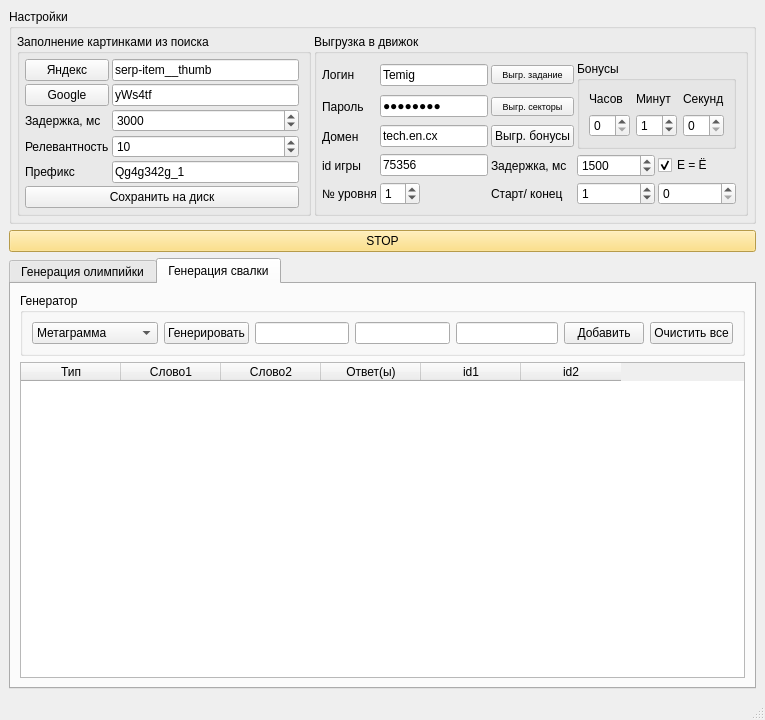
<?xml version="1.0" encoding="UTF-8"?>
<ui version="4.0">
 <class>MainWindow</class>
 <widget class="QMainWindow" name="MainWindow">
  <property name="geometry">
   <rect>
    <x>0</x>
    <y>0</y>
    <width>765</width>
    <height>720</height>
   </rect>
  </property>
  <property name="windowTitle">
   <string>Генератор заданий</string>
  </property>
  <widget class="QWidget" name="centralwidget">
   <layout class="QVBoxLayout" name="verticalLayout">
    <item>
     <widget class="QGroupBox" name="groupBox_params">
      <property name="minimumSize">
       <size>
        <width>0</width>
        <height>0</height>
       </size>
      </property>
      <property name="title">
       <string>Настройки</string>
      </property>
      <layout class="QGridLayout" name="gridLayout_6">
       <property name="leftMargin">
        <number>5</number>
       </property>
       <property name="topMargin">
        <number>5</number>
       </property>
       <property name="rightMargin">
        <number>5</number>
       </property>
       <property name="bottomMargin">
        <number>5</number>
       </property>
       <property name="spacing">
        <number>3</number>
       </property>
       <item row="1" column="2">
        <widget class="QGroupBox" name="groupBox_loadEngine">
         <property name="title">
          <string>Выгрузка в движок</string>
         </property>
         <layout class="QGridLayout" name="gridLayout">
          <property name="leftMargin">
           <number>5</number>
          </property>
          <property name="topMargin">
           <number>5</number>
          </property>
          <property name="bottomMargin">
           <number>5</number>
          </property>
          <property name="spacing">
           <number>3</number>
          </property>
          <item row="3" column="4">
           <widget class="QCheckBox" name="checkBox_yo">
            <property name="text">
             <string>Е = Ё</string>
            </property>
            <property name="checked">
             <bool>true</bool>
            </property>
           </widget>
          </item>
          <item row="1" column="2">
           <widget class="QPushButton" name="btn_loadSectors">
            <property name="font">
             <font>
              <pointsize>7</pointsize>
             </font>
            </property>
            <property name="text">
             <string>Выгр. секторы</string>
            </property>
           </widget>
          </item>
          <item row="2" column="0">
           <widget class="QLabel" name="label_domain">
            <property name="text">
             <string>Домен</string>
            </property>
           </widget>
          </item>
          <item row="4" column="0">
           <widget class="QLabel" name="label_levelNum">
            <property name="text">
             <string>№ уровня</string>
            </property>
           </widget>
          </item>
          <item row="3" column="0">
           <widget class="QLabel" name="label_gameId">
            <property name="text">
             <string>id игры</string>
            </property>
           </widget>
          </item>
          <item row="2" column="1">
           <widget class="QLineEdit" name="lineEdit_domain">
            <property name="text">
             <string>tech.en.cx</string>
            </property>
           </widget>
          </item>
          <item row="4" column="1">
           <widget class="QSpinBox" name="spinBox_levelNum">
            <property name="maximumSize">
             <size>
              <width>40</width>
              <height>16777215</height>
             </size>
            </property>
            <property name="maximum">
             <number>1000</number>
            </property>
            <property name="value">
             <number>1</number>
            </property>
           </widget>
          </item>
          <item row="1" column="0">
           <widget class="QLabel" name="label_pass">
            <property name="text">
             <string>Пароль</string>
            </property>
           </widget>
          </item>
          <item row="1" column="1">
           <widget class="QLineEdit" name="lineEdit_password">
            <property name="text">
             <string>password</string>
            </property>
            <property name="echoMode">
             <enum>QLineEdit::Password</enum>
            </property>
           </widget>
          </item>
          <item row="3" column="1">
           <widget class="QLineEdit" name="lineEdit_gameId">
            <property name="text">
             <string>75356</string>
            </property>
           </widget>
          </item>
          <item row="4" column="3">
           <widget class="QSpinBox" name="spinBox_startLoad">
            <property name="maximum">
             <number>1000</number>
            </property>
            <property name="value">
             <number>1</number>
            </property>
           </widget>
          </item>
          <item row="0" column="2">
           <widget class="QPushButton" name="btn_loadTask">
            <property name="font">
             <font>
              <pointsize>7</pointsize>
             </font>
            </property>
            <property name="text">
             <string>Выгр. задание</string>
            </property>
           </widget>
          </item>
          <item row="4" column="2">
           <widget class="QLabel" name="label_startLoad">
            <property name="text">
             <string>Старт/ конец</string>
            </property>
           </widget>
          </item>
          <item row="3" column="3">
           <widget class="QSpinBox" name="spinBox_uploadDelay">
            <property name="maximum">
             <number>100000</number>
            </property>
            <property name="value">
             <number>1500</number>
            </property>
           </widget>
          </item>
          <item row="2" column="2">
           <widget class="QPushButton" name="btn_loadBonuses">
            <property name="text">
             <string>Выгр. бонусы</string>
            </property>
           </widget>
          </item>
          <item row="0" column="3" rowspan="3" colspan="2">
           <widget class="QGroupBox" name="groupBox">
            <property name="title">
             <string>Бонусы</string>
            </property>
            <layout class="QGridLayout" name="gridLayout_7">
             <item row="1" column="0">
              <widget class="QLabel" name="label_hours">
               <property name="text">
                <string>Часов</string>
               </property>
              </widget>
             </item>
             <item row="1" column="1">
              <widget class="QLabel" name="label_minutes">
               <property name="text">
                <string>Минут</string>
               </property>
              </widget>
             </item>
             <item row="2" column="0">
              <widget class="QSpinBox" name="spinBox_hours"/>
             </item>
             <item row="2" column="1">
              <widget class="QSpinBox" name="spinBox_minutes">
               <property name="maximum">
                <number>59</number>
               </property>
               <property name="value">
                <number>1</number>
               </property>
              </widget>
             </item>
             <item row="1" column="2">
              <widget class="QLabel" name="label_seconds">
               <property name="text">
                <string>Секунд</string>
               </property>
              </widget>
             </item>
             <item row="2" column="2">
              <widget class="QSpinBox" name="spinBox_seconds">
               <property name="maximum">
                <number>59</number>
               </property>
              </widget>
             </item>
            </layout>
           </widget>
          </item>
          <item row="4" column="4">
           <widget class="QSpinBox" name="spinBox_endLoad">
            <property name="maximum">
             <number>1000</number>
            </property>
           </widget>
          </item>
          <item row="0" column="0">
           <widget class="QLabel" name="label_login">
            <property name="text">
             <string>Логин</string>
            </property>
           </widget>
          </item>
          <item row="0" column="1">
           <widget class="QLineEdit" name="lineEdit_login">
            <property name="text">
             <string>Temig</string>
            </property>
           </widget>
          </item>
          <item row="3" column="2">
           <widget class="QLabel" name="label_uploadDelay">
            <property name="text">
             <string>Задержка, мс</string>
            </property>
           </widget>
          </item>
         </layout>
        </widget>
       </item>
       <item row="1" column="1">
        <widget class="QGroupBox" name="groupBox_fillImages">
         <property name="title">
          <string>Заполнение картинками из поиска</string>
         </property>
         <layout class="QGridLayout" name="gridLayout_5">
          <property name="leftMargin">
           <number>5</number>
          </property>
          <property name="topMargin">
           <number>5</number>
          </property>
          <property name="bottomMargin">
           <number>5</number>
          </property>
          <property name="spacing">
           <number>3</number>
          </property>
          <item row="5" column="0" colspan="2">
           <widget class="QPushButton" name="btn_saveToDisk">
            <property name="text">
             <string>Сохранить на диск</string>
            </property>
           </widget>
          </item>
          <item row="2" column="0">
           <widget class="QLabel" name="label_imagesDelay">
            <property name="text">
             <string>Задержка, мс</string>
            </property>
           </widget>
          </item>
          <item row="2" column="1">
           <widget class="QSpinBox" name="spinBox_imagesDelay">
            <property name="maximum">
             <number>100000</number>
            </property>
            <property name="value">
             <number>3000</number>
            </property>
           </widget>
          </item>
          <item row="4" column="0">
           <widget class="QLabel" name="label_prefix">
            <property name="text">
             <string>Префикс </string>
            </property>
           </widget>
          </item>
          <item row="4" column="1">
           <widget class="QLineEdit" name="lineEdit_prefix">
            <property name="text">
             <string>Qg4g342g_1</string>
            </property>
           </widget>
          </item>
          <item row="0" column="1">
           <widget class="QLineEdit" name="lineEdit_yandexClass">
            <property name="text">
             <string>serp-item__thumb</string>
            </property>
           </widget>
          </item>
          <item row="1" column="1">
           <widget class="QLineEdit" name="lineEdit_googleClass">
            <property name="text">
             <string>yWs4tf</string>
            </property>
           </widget>
          </item>
          <item row="0" column="0">
           <widget class="QPushButton" name="btn_loadImagesYandex">
            <property name="text">
             <string>Яндекс</string>
            </property>
           </widget>
          </item>
          <item row="1" column="0">
           <widget class="QPushButton" name="btn_loadImagesGoogle">
            <property name="text">
             <string>Google</string>
            </property>
           </widget>
          </item>
          <item row="3" column="0">
           <widget class="QLabel" name="label_imagesRelevance">
            <property name="text">
             <string>Релевантность</string>
            </property>
           </widget>
          </item>
          <item row="3" column="1">
           <widget class="QSpinBox" name="spinBox_imagesRelevance">
            <property name="value">
             <number>10</number>
            </property>
           </widget>
          </item>
         </layout>
        </widget>
       </item>
      </layout>
     </widget>
    </item>
    <item>
     <widget class="QPushButton" name="btn_stop">
      <property name="styleSheet">
       <string notr="true">background-color: rgb(255, 217, 103);</string>
      </property>
      <property name="text">
       <string>STOP</string>
      </property>
      <property name="checkable">
       <bool>true</bool>
      </property>
      <property name="checked">
       <bool>false</bool>
      </property>
     </widget>
    </item>
    <item>
     <widget class="QTabWidget" name="tabWidget">
      <property name="currentIndex">
       <number>1</number>
      </property>
      <widget class="QWidget" name="tab">
       <attribute name="title">
        <string>Генерация олимпийки</string>
       </attribute>
       <layout class="QGridLayout" name="gridLayout_2">
        <item row="0" column="1">
         <widget class="QGroupBox" name="groupBox_fillAssoc">
          <property name="sizePolicy">
           <sizepolicy hsizetype="Preferred" vsizetype="Preferred">
            <horstretch>0</horstretch>
            <verstretch>0</verstretch>
           </sizepolicy>
          </property>
          <property name="title">
           <string>Заполнение sociation.org</string>
          </property>
          <layout class="QHBoxLayout" name="horizontalLayout">
           <property name="spacing">
            <number>3</number>
           </property>
           <property name="leftMargin">
            <number>5</number>
           </property>
           <property name="topMargin">
            <number>5</number>
           </property>
           <property name="rightMargin">
            <number>5</number>
           </property>
           <property name="bottomMargin">
            <number>5</number>
           </property>
           <item>
            <widget class="QLabel" name="label_assocDelay">
             <property name="text">
              <string>Задержка, мс</string>
             </property>
            </widget>
           </item>
           <item>
            <widget class="QSpinBox" name="spinBox_assocDelay">
             <property name="maximum">
              <number>10000</number>
             </property>
             <property name="value">
              <number>50</number>
             </property>
            </widget>
           </item>
           <item>
            <widget class="QLabel" name="label_assocRelevance">
             <property name="text">
              <string>Релевантность</string>
             </property>
            </widget>
           </item>
           <item>
            <widget class="QSpinBox" name="spinBox_assocRelevance">
             <property name="minimum">
              <number>1</number>
             </property>
             <property name="value">
              <number>10</number>
             </property>
            </widget>
           </item>
          </layout>
         </widget>
        </item>
        <item row="0" column="0">
         <widget class="QGroupBox" name="groupBox_genGrid">
          <property name="title">
           <string>Генерация сетки</string>
          </property>
          <layout class="QHBoxLayout" name="horizontalLayout_2">
           <property name="spacing">
            <number>3</number>
           </property>
           <property name="leftMargin">
            <number>5</number>
           </property>
           <property name="topMargin">
            <number>5</number>
           </property>
           <property name="rightMargin">
            <number>5</number>
           </property>
           <property name="bottomMargin">
            <number>5</number>
           </property>
           <item>
            <widget class="QLabel" name="label_gridHeight">
             <property name="text">
              <string>Высота сетки</string>
             </property>
            </widget>
           </item>
           <item>
            <widget class="QSpinBox" name="spinBox_gridHeight">
             <property name="specialValueText">
              <string/>
             </property>
             <property name="minimum">
              <number>2</number>
             </property>
             <property name="value">
              <number>4</number>
             </property>
            </widget>
           </item>
           <item>
            <widget class="QPushButton" name="btn_generateGrid">
             <property name="text">
              <string>Генерировать</string>
             </property>
            </widget>
           </item>
           <item>
            <widget class="QPushButton" name="btn_clearGrid">
             <property name="text">
              <string>Очистить</string>
             </property>
            </widget>
           </item>
          </layout>
         </widget>
        </item>
        <item row="1" column="0" colspan="2">
         <widget class="QScrollArea" name="scrollArea">
          <property name="widgetResizable">
           <bool>true</bool>
          </property>
          <widget class="QWidget" name="scrollAreaWidgetContents">
           <property name="geometry">
            <rect>
             <x>0</x>
             <y>0</y>
             <width>721</width>
             <height>332</height>
            </rect>
           </property>
           <layout class="QGridLayout" name="gridLayout_3">
            <item row="0" column="0">
             <layout class="QGridLayout" name="layout_olimp"/>
            </item>
           </layout>
          </widget>
         </widget>
        </item>
       </layout>
      </widget>
      <widget class="QWidget" name="tab_2">
       <attribute name="title">
        <string>Генерация свалки</string>
       </attribute>
       <layout class="QVBoxLayout" name="verticalLayout_3">
        <item>
         <widget class="QGroupBox" name="groupBox_2">
          <property name="title">
           <string>Генератор</string>
          </property>
          <property name="alignment">
           <set>Qt::AlignLeading|Qt::AlignLeft|Qt::AlignTop</set>
          </property>
          <property name="flat">
           <bool>false</bool>
          </property>
          <property name="checkable">
           <bool>false</bool>
          </property>
          <layout class="QHBoxLayout" name="horizontalLayout_3">
           <item>
            <widget class="QComboBox" name="comboBox_formatType">
             <item>
              <property name="text">
               <string>Метаграмма</string>
              </property>
             </item>
             <item>
              <property name="text">
               <string>Метаграмма 2</string>
              </property>
             </item>
             <item>
              <property name="text">
               <string>Логогриф</string>
              </property>
             </item>
             <item>
              <property name="text">
               <string>Логогриф 2</string>
              </property>
             </item>
             <item>
              <property name="text">
               <string>Брюква</string>
              </property>
             </item>
             <item>
              <property name="text">
               <string>Гибрид 3</string>
              </property>
             </item>
             <item>
              <property name="text">
               <string>Гибрид 4</string>
              </property>
             </item>
             <item>
              <property name="text">
               <string>Плюсограмма</string>
              </property>
             </item>
             <item>
              <property name="text">
               <string>Анаграмма</string>
              </property>
             </item>
             <item>
              <property name="text">
               <string>Шарада</string>
              </property>
             </item>
             <item>
              <property name="text">
               <string>Словосочетание</string>
              </property>
             </item>
            </widget>
           </item>
           <item>
            <widget class="QPushButton" name="btn_generateDump">
             <property name="text">
              <string>Генерировать</string>
             </property>
            </widget>
           </item>
           <item>
            <widget class="QLineEdit" name="lineEdit_dump1">
             <property name="maximumSize">
              <size>
               <width>100</width>
               <height>16777215</height>
              </size>
             </property>
            </widget>
           </item>
           <item>
            <widget class="QLineEdit" name="lineEdit_dump2">
             <property name="maximumSize">
              <size>
               <width>100</width>
               <height>16777215</height>
              </size>
             </property>
            </widget>
           </item>
           <item>
            <widget class="QLineEdit" name="lineEdit_answer"/>
           </item>
           <item>
            <widget class="QPushButton" name="btn_addDump">
             <property name="text">
              <string>Добавить</string>
             </property>
            </widget>
           </item>
           <item>
            <widget class="QPushButton" name="btn_clearDump">
             <property name="text">
              <string>Очистить все</string>
             </property>
            </widget>
           </item>
          </layout>
         </widget>
        </item>
        <item>
         <widget class="QTableWidget" name="tableWidget">
          <property name="sizeAdjustPolicy">
           <enum>QAbstractScrollArea::AdjustToContents</enum>
          </property>
          <column>
           <property name="text">
            <string>Тип</string>
           </property>
          </column>
          <column>
           <property name="text">
            <string>Слово1</string>
           </property>
          </column>
          <column>
           <property name="text">
            <string>Слово2</string>
           </property>
          </column>
          <column>
           <property name="text">
            <string>Ответ(ы)</string>
           </property>
          </column>
          <column>
           <property name="text">
            <string>id1</string>
           </property>
          </column>
          <column>
           <property name="text">
            <string>id2</string>
           </property>
          </column>
         </widget>
        </item>
       </layout>
      </widget>
     </widget>
    </item>
   </layout>
  </widget>
  <widget class="QMenuBar" name="menubar">
   <property name="geometry">
    <rect>
     <x>0</x>
     <y>0</y>
     <width>765</width>
     <height>21</height>
    </rect>
   </property>
  </widget>
  <widget class="QStatusBar" name="statusbar"/>
 </widget>
 <resources/>
 <connections/>
</ui>
